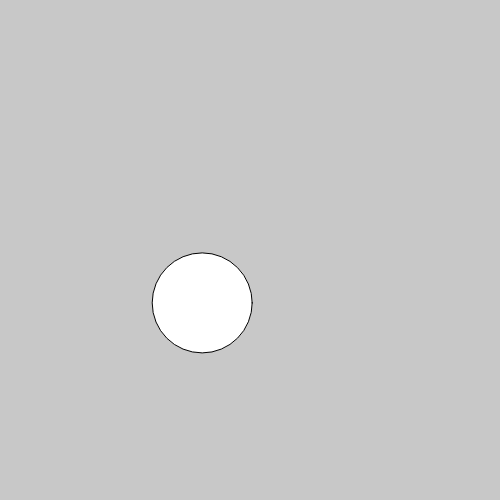
Frame 1 (no input)
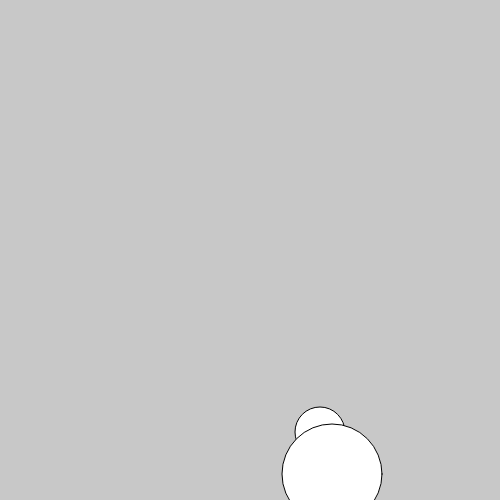
Frame 60 (no input)
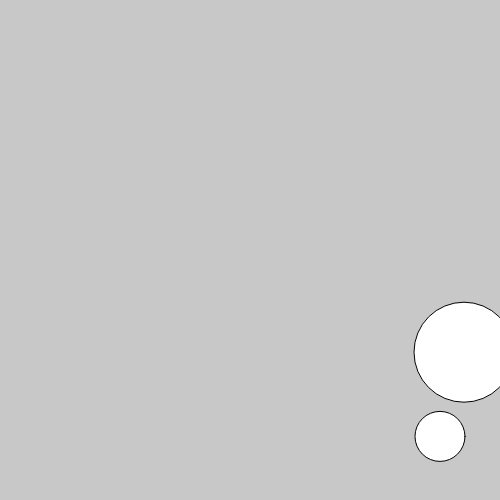
Frame 120 (the mouse pressed at the canvas centre since frame 60)

The p5.js sketch that drew these frames (run headless with seeded random() and noise() and a simulated clock; from frame 60 on, the mouse is pressed at the canvas centre):

// p5.js sketch
// ── sketch.js
var ball;
var ball2;


function setup() {
 createCanvas(500, 500);
 ball = new Ball();
 ball.setup(200, 300, 50, 2.0, 2.2);

 ball2 = new Ball();
 ball2.setup(200, 300, 100, 2.2, 2.9)

}

function draw() {
  background(200);
  //function calls
  ball.move();
  ball.display();
  ball.bounce();
  ball2.move();
  ball2.display();
  ball2.bounce();
}

// ── ball.js
function Ball() {
  this.setup = function (x, y, size, xSpeed, ySpeed) {
    this.x = x;
    this.y = y;
    this.size = size;
    this.xSpeed = xSpeed;
    this.ySpeed = ySpeed;
  }

  this.move = function () {
    this.x = this.x + this.xSpeed;
    this.y = this.y + this.ySpeed;
  }

  this.bounce = function () {
    if (this.x < 0 || this.x > width) {
      this.xSpeed = this.xSpeed * -1;
    }
    if (this.y < 0 || this.y > width) {
      this.ySpeed = this.ySpeed * -1;
    }
  }

  this.display = function () {
    ellipse(this.x, this.y, this.size, this.size);
  }
}
